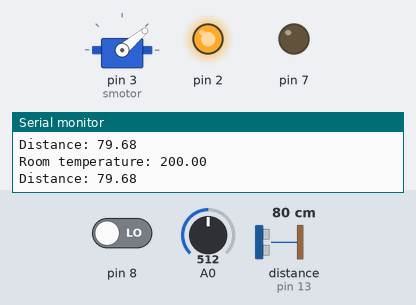
A sketch run on a simulated Arduino Uno, built with avr-gcc and run on an emulated ATmega328P. On the bench: servo, output pins drawn as LEDs (lit = HIGH), the last lines printed to the serial monitor. Wiring (inferred from the names in the program): ultrasonic range finder: trigger pin 12; echo pin 13. The inputs (shaded band) are chosen by the test bench; at power-on: pin 8 LOW, A0 = 512, distance to the obstacle (sensor on pin 13) 80 cm. The echo pulse lasts 58.3 µs per cm; pins used as bus, display or sensor lines are not drawn.

Above: at 6.76 s.
6.8 s: pin 8 driven HIGH
At 12.2 s:
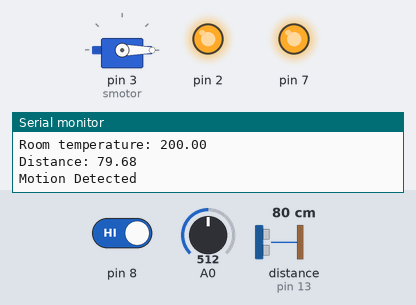
13.4 s: A0 set to 122
At 17.4 s:
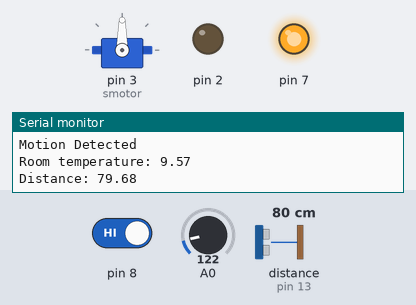
20.0 s: A0 set to 164
26.6 s: A0 set to 189
At 34.7 s:
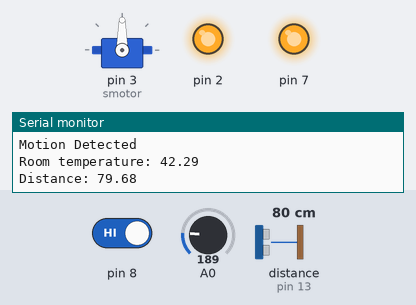
34.8 s: distance to the obstacle (sensor on pin 13) set to 96 cm
41.4 s: distance to the obstacle (sensor on pin 13) set to 103 cm
At 42.3 s:
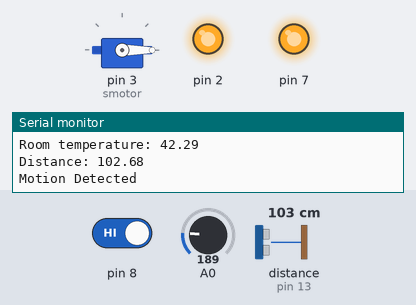
Timing chart, 0 to 44.4 s (numbered marks = the images above; inputs shaded):
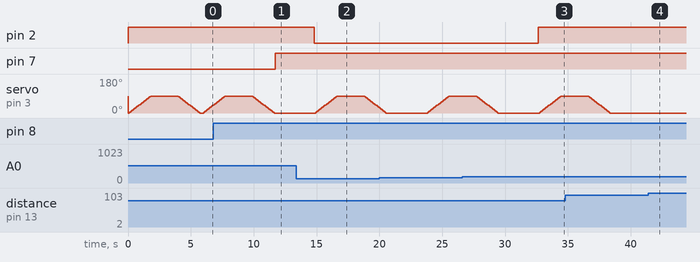

The sketch:

Smart_home_codes.ino
```cpp
// C++ code
//
#include<Servo.h>
Servo smotor;
int trigpin=12;
int echopin=13;
void setup()
{
  Serial.begin(9600);
  pinMode(2,OUTPUT);
  pinMode(A0,INPUT);
  pinMode(trigpin,OUTPUT);
  pinMode(echopin,INPUT);
  smotor.attach(3);
  pinMode(8,INPUT);
  pinMode(7,OUTPUT);
}

void loop()
{
  //program to switch on fan or air-conditioners when temperature raises to cetain level.
  double temp=analogRead(A0);
  temp=(((temp/1024)*5)-0.5)*100;
  digitalWrite(2,LOW);
  Serial.print("Room temperature: ");
  Serial.println(temp);
  if (temp>35)
    digitalWrite(2,HIGH);

  //program for opening door as an object try to enter.
  digitalWrite(trigpin,LOW);
  digitalWrite(trigpin,HIGH);
  delayMicroseconds(10);
  digitalWrite(trigpin,LOW);
  float duration=pulseIn(echopin,HIGH);
  float distance=(duration*0.0343)/2;
  Serial.print("Distance: ");
  Serial.println(distance);

  //when object within 1m.
  if (distance<100){
    for(int i=0;i<=90;i+=5){
      smotor.write(i);
      delay(100);
    }
    delay(2000);
    for(int j=90;j>=0;j-=5){
      smotor.write(j);
      delay(100);
    }
  }

  // Staircase (steps) motion detection light.
  digitalWrite(7,LOW);
  int a=digitalRead(8);
  if(a){
    Serial.println("Motion Detected");
    digitalWrite(7,HIGH);
    delay(3000); //enough time to climb the stairs.
  }
  delay(100);
}
```

Measured:
- the behaviour switches between 174 and 175 on A0 (found by bisection; images 2 and 3)
- the behaviour switches between 100 and 101 cm on distance to the obstacle (sensor on pin 13) (found by bisection; images 3 and 4)
- after the input at 6.8 s, pin 7: LOW → HIGH after 4.9 s; servo on pin 3 (smotor): goes on until 11.6 s, then stays 0°
- after the input at 13.4 s, pin 2: HIGH → LOW after 1.4 s
- after the input at 26.6 s, pin 2: LOW → HIGH after 6.0 s
- after the input at 41.4 s, servo on pin 3 (smotor): stays 0° (without the input it goes to 5° after 0.25 s)
